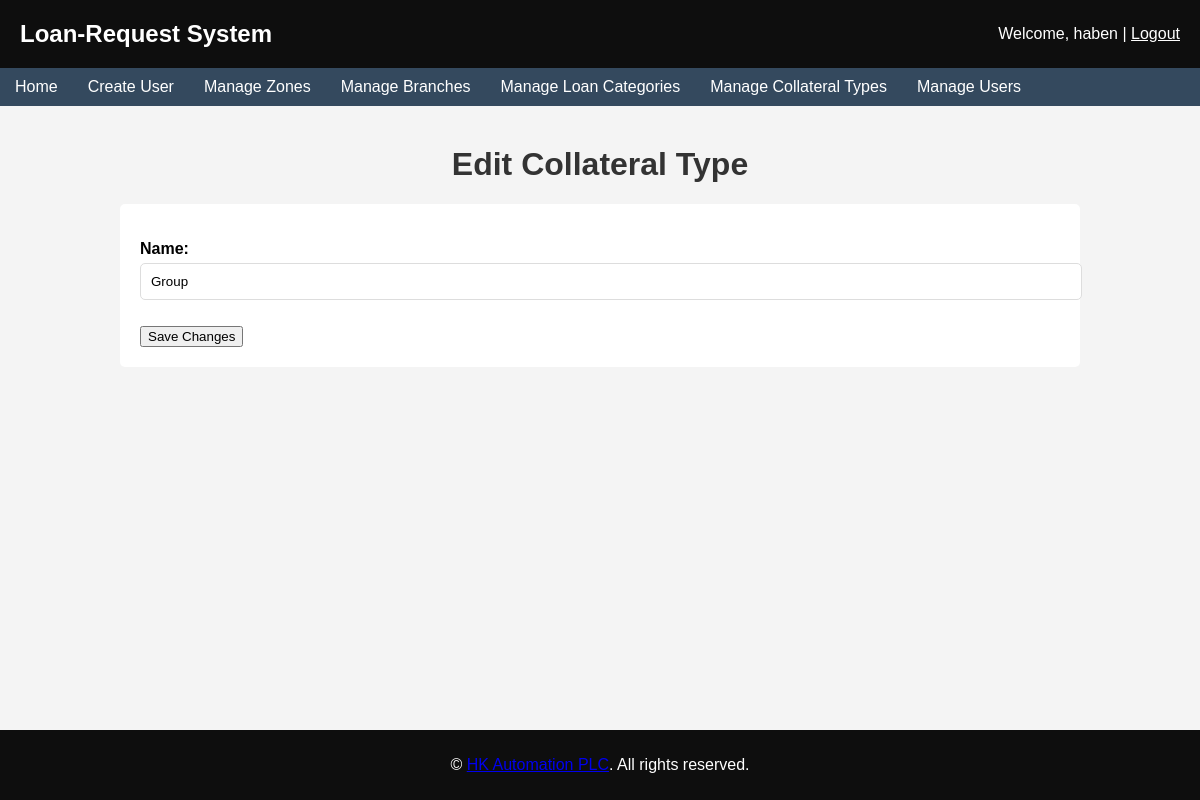
Before: /edit_collateral_type/1/ (signed in) with the older database file.
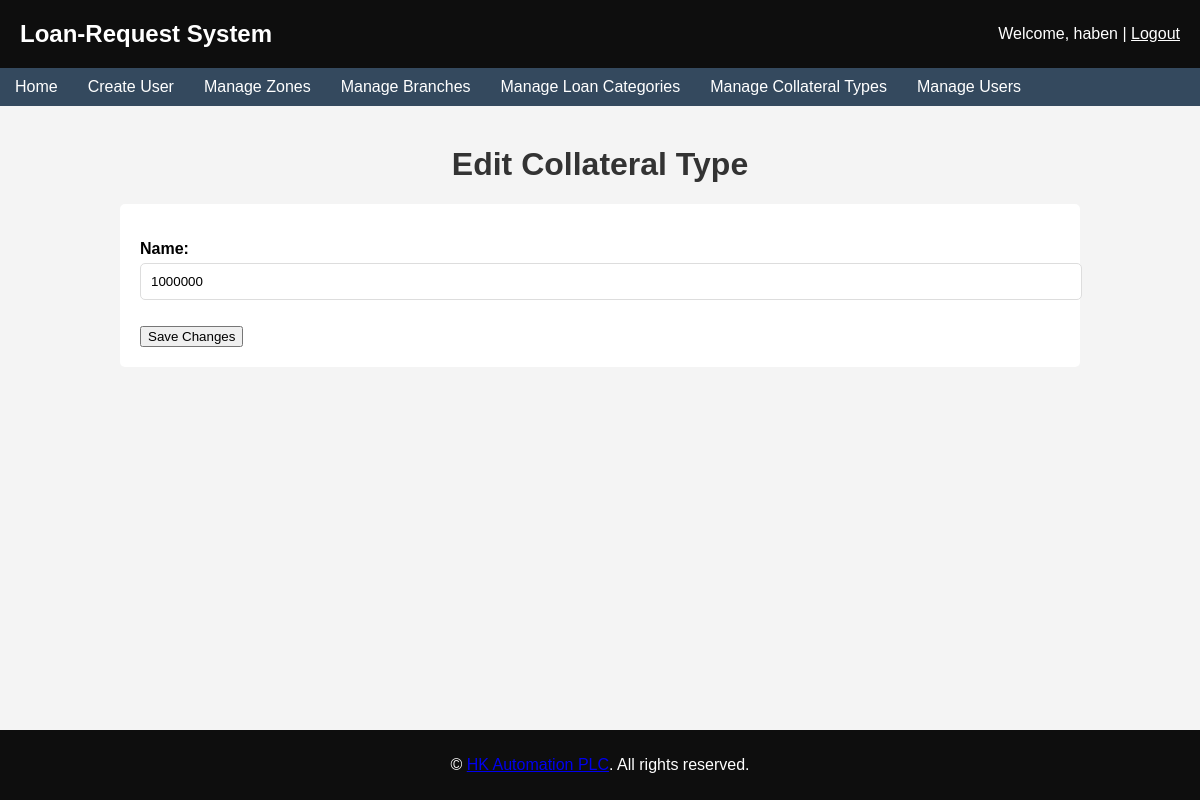
After: the same page with the newer database file.
### loans/models.py (models this page shows, shortened)
class CollateralType(models.Model):
    name = models.CharField(max_length=255, unique=True)

### loans/views.py (the view)
# urls.py: path('edit_collateral_type/<int:collateral_type_id>/', views.edit_collateral_type, name='edit_collateral_type'),
@login_required
@user_passes_test(lambda u: u.is_superuser)
def edit_collateral_type(request, collateral_type_id):
    collateral_type = get_object_or_404(CollateralType, pk=collateral_type_id)
    if request.method == 'POST':
        form = CollateralTypeForm(request.POST, instance=collateral_type)
        if form.is_valid():
            form.save()
            return redirect('manage_collateral_types')
    else:
        form = CollateralTypeForm(instance=collateral_type)
    return render(request, 'loans/edit_collateral_type.html', {'form': form, 'collateral_type': collateral_type})

### loans/forms.py
class CollateralTypeForm(forms.ModelForm):
    class Meta:
        model = CollateralType
        fields = ['name']

### templates/loans/edit_collateral_type.html (shortened to what this page needs)
{% extends "base.html" %}
{% block content %}
<h1>Edit Collateral Type</h1>
<form method="post">
    {{ form.as_p }}
    <button type="submit">Save Changes</button>
</form>
{% endblock %}

Changed rows visible on the page:
changed CollateralType: name "Group" → "1000000"
